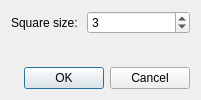
<?xml version="1.0" encoding="UTF-8"?>
<ui version="4.0">
 <class>NewGameDialog</class>
 <widget class="QDialog" name="NewGameDialog">
  <property name="geometry">
   <rect>
    <x>0</x>
    <y>0</y>
    <width>201</width>
    <height>100</height>
   </rect>
  </property>
  <property name="windowTitle">
   <string>New Game</string>
  </property>
  <layout class="QVBoxLayout" name="verticalLayout">
   <item>
    <layout class="QFormLayout" name="formLayout">
     <item row="0" column="0">
      <widget class="QLabel" name="squareSizeLabel">
       <property name="text">
        <string>Square size: </string>
       </property>
      </widget>
     </item>
     <item row="0" column="1">
      <widget class="QSpinBox" name="squareSizeSpin">
       <property name="minimum">
        <number>2</number>
       </property>
       <property name="maximum">
        <number>999999999</number>
       </property>
       <property name="value">
        <number>3</number>
       </property>
      </widget>
     </item>
    </layout>
   </item>
   <item>
    <widget class="QDialogButtonBox" name="buttonBox">
     <property name="standardButtons">
      <set>QDialogButtonBox::Cancel|QDialogButtonBox::Ok</set>
     </property>
    </widget>
   </item>
  </layout>
 </widget>
 <resources/>
 <connections>
  <connection>
   <sender>buttonBox</sender>
   <signal>accepted()</signal>
   <receiver>NewGameDialog</receiver>
   <slot>accept()</slot>
   <hints>
    <hint type="sourcelabel">
     <x>100</x>
     <y>76</y>
    </hint>
    <hint type="destinationlabel">
     <x>100</x>
     <y>49</y>
    </hint>
   </hints>
  </connection>
  <connection>
   <sender>buttonBox</sender>
   <signal>rejected()</signal>
   <receiver>NewGameDialog</receiver>
   <slot>reject()</slot>
   <hints>
    <hint type="sourcelabel">
     <x>100</x>
     <y>76</y>
    </hint>
    <hint type="destinationlabel">
     <x>100</x>
     <y>49</y>
    </hint>
   </hints>
  </connection>
 </connections>
</ui>
